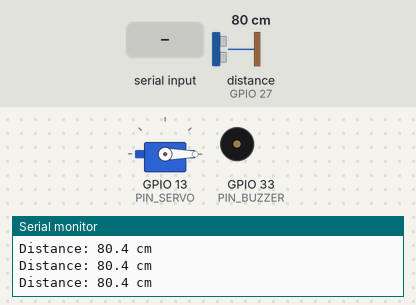
Bench run of a sketch on a simulated ESP32. Shown: servo, buzzer (waves = sounding), the last lines printed to the serial monitor. Wiring (inferred from the names in the program): ultrasonic range finder: trigger GPIO 26; echo GPIO 27. The inputs (shaded band) are chosen by the test bench; at power-on: distance to the obstacle (sensor on GPIO 27) 80 cm. The echo pulse lasts 58.3 µs per cm.

Above: at 2.0 s.
2.1 s: distance to the obstacle (sensor on GPIO 27) set to 11 cm
3.6 s: distance to the obstacle (sensor on GPIO 27) set to 8 cm
At 5.2 s:
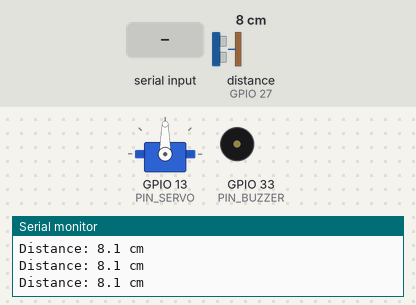
5.5 s: "s" received over Serial
At 7.19 s:
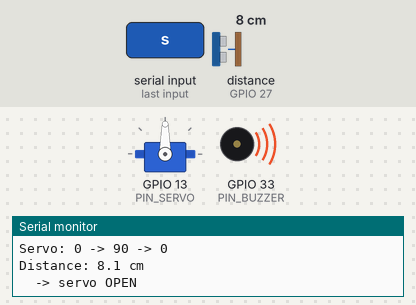
7.8 s: "b" received over Serial
At 9.7 s:
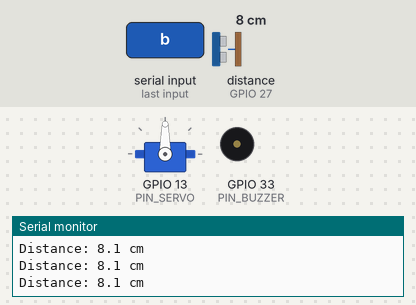
Timing chart, 0 to 10.3 s (numbered marks = the images above; inputs shaded):
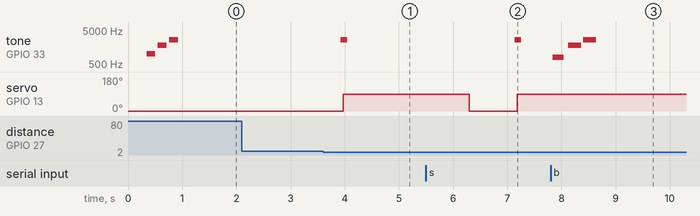

Measured:
- the behaviour switches between 10 and 9 cm on distance to the obstacle (sensor on GPIO 27) (found by bisection; images 0 and 1)
- after the input at 3.6 s, tone on GPIO 33 (PIN_BUZZER): silent → 2551 Hz after 0.33 s, → silent 0.12 s later; servo on GPIO 13 (PIN_SERVO): 0° → 90° after 0.37 s
- after the input at 5.5 s, tone on GPIO 33 (PIN_BUZZER): silent → 2551 Hz after 1.6 s, → silent 0.12 s later; servo on GPIO 13 (PIN_SERVO): 90° → 0° after 0.80 s, → 90° 0.88 s later
- after the input at 7.8 s, tone on GPIO 33 (PIN_BUZZER): plays 795 Hz for 0.20 s, 1779 Hz for 0.24 s, 2551 Hz for 0.24 s, starting at once
- by itself, tone on GPIO 33 (PIN_BUZZER): plays 992 Hz for 0.16 s, 1779 Hz for 0.16 s, 2551 Hz for 0.16 s

The sketch:

test_buzzer_servo_sonar.ino
```cpp
// TapTapon test 2: buzzer + servo + HC-SR04 ultrasonic. No Wi-Fi, no screen needed.
// Same pins as the real bin (CLAUDE.md §2).
//
// What you should see:
//   Power on                     -> 3 rising beeps, servo moves to 0 (closed)
//   Distance printed every 0.3 s in the Serial Monitor (115200)
//   Hand closer than 10 cm       -> beep + servo opens to 90
//   Hand taken away              -> low beep + servo closes
//   Type b + Enter               -> buzzer test; type s + Enter -> servo swing
// If the ESP32 restarts when the servo moves, USB power is too weak for the servo.
//
// Wiring (use the breadboard rails: VIN -> 5V rail, GND -> GND rail):
//   Buzzer (passive): + -> D33, - -> GND rail
//   Servo:  orange -> D13, red -> 5V rail, brown -> GND rail
//   HC-SR04: VCC -> 5V rail, GND -> GND rail, TRIG -> D26,
//            ECHO -> 1k -> row X, row X -> D27, row X -> 1k -> 1k -> GND rail
// Library: ESP32Servo
#include <ESP32Servo.h>

const int PIN_TRIG = 26, PIN_ECHO = 27;
const int PIN_SERVO = 13, PIN_BUZZER = 33;
const float OPEN_BELOW_CM = 10;

Servo flap;
bool isOpen = false;
unsigned long lastMeasureAt = 0;

// Square wave by hand, so the buzzer never fights the servo for the ESP32's PWM timers.
void beep(int ms, int hz) {
  long halfUs = 500000L / hz;
  for (long t = 0; t < ms * 1000L; t += halfUs * 2) {
    digitalWrite(PIN_BUZZER, HIGH); delayMicroseconds(halfUs);
    digitalWrite(PIN_BUZZER, LOW);  delayMicroseconds(halfUs);
  }
}

float readDistanceCm() {
  digitalWrite(PIN_TRIG, LOW);  delayMicroseconds(2);
  digitalWrite(PIN_TRIG, HIGH); delayMicroseconds(10);
  digitalWrite(PIN_TRIG, LOW);
  unsigned long us = pulseIn(PIN_ECHO, HIGH, 30000);  // 30 ms timeout ~ 5 m
  return us ? us / 58.0 : -1;                         // -1 = no echo
}

void setup() {
  Serial.begin(115200);
  delay(300);
  Serial.println("\nTest 2: buzzer + servo + HC-SR04");
  pinMode(PIN_TRIG, OUTPUT);
  pinMode(PIN_ECHO, INPUT);
  pinMode(PIN_BUZZER, OUTPUT);

  flap.setPeriodHertz(50);
  flap.attach(PIN_SERVO, 500, 2400);
  flap.write(0);

  beep(150, 1000); delay(60); beep(150, 1800); delay(60); beep(150, 2600);
  Serial.println("Move your hand toward the sensor. Commands: b = buzzer, s = servo");
}

void loop() {
  if (millis() - lastMeasureAt > 300) {
    lastMeasureAt = millis();
    float d = readDistanceCm();
    if (d < 0) Serial.println("Distance: no echo (check TRIG/ECHO wiring and the divider)");
    else Serial.printf("Distance: %.1f cm\n", d);

    bool near = d > 0 && d < OPEN_BELOW_CM;
    if (near && !isOpen)  { beep(80, 2600); flap.write(90); isOpen = true;  Serial.println("  -> servo OPEN"); }
    if (!near && isOpen)  { beep(80, 900);  flap.write(0);  isOpen = false; Serial.println("  -> servo CLOSED"); }
  }

  if (Serial.available()) {
    char c = tolower(Serial.read());
    if (c == 'b') { Serial.println("Buzzer: low, mid, high"); beep(200, 800); delay(80); beep(200, 1800); delay(80); beep(200, 2600); }
    if (c == 's') { Serial.println("Servo: 0 -> 90 -> 0"); flap.write(90); delay(800); flap.write(0); delay(800); isOpen = false; }
  }
}
```
